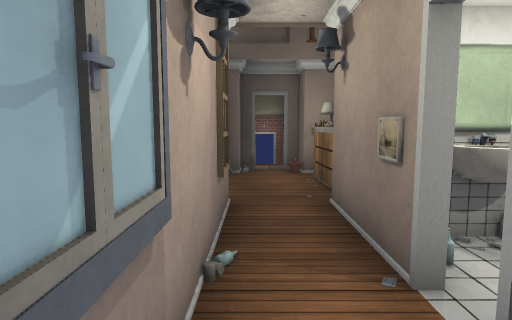
View 1 (above)

15 first-person views from a walk through a Unity game level. The camera is 1.5 m above the floor, tilts 6° down and sees 75° across. Doors are open. The floor is counted in squares, 1 m on a side. Each view is taken from the middle of a square. On the plan, view 1 faces up. The plan holds only what a view shows up to about 15 squares ahead; the rest is blank. The place goes on beyond the plan. The player character is not drawn. Some surface patterns are stand-ins.

View 2
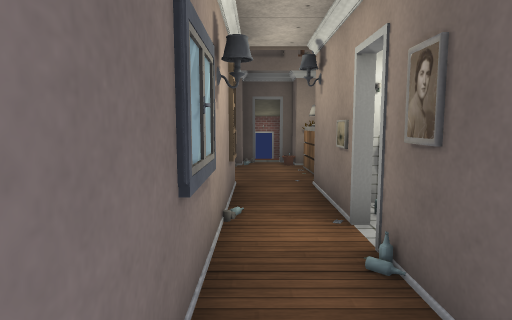

View 3
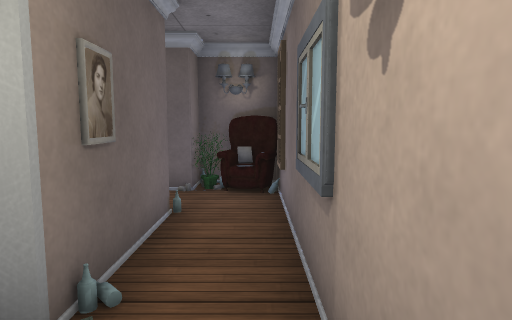

View 4
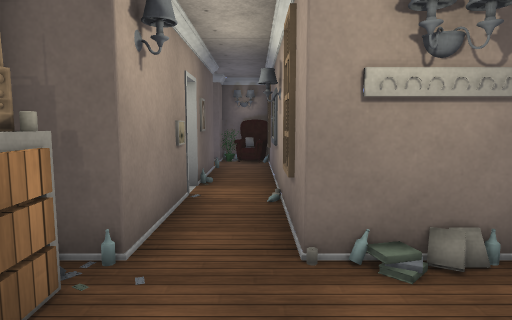

View 5
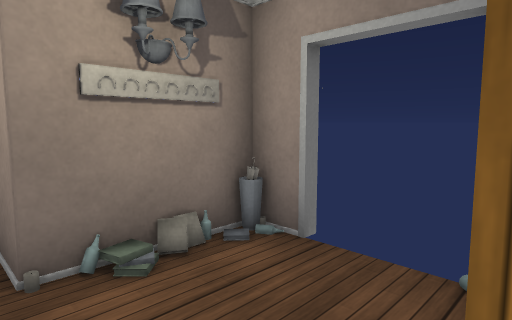

View 6
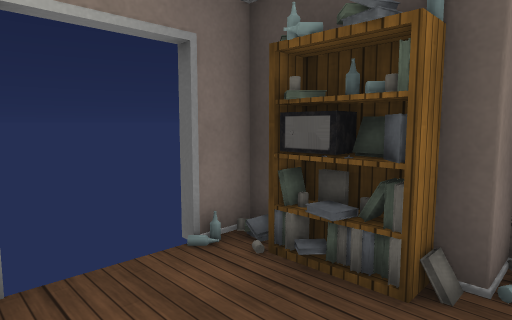

View 7
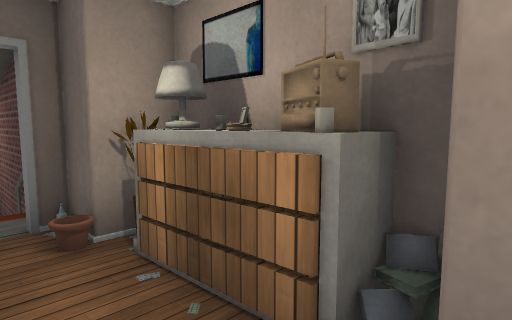

View 8
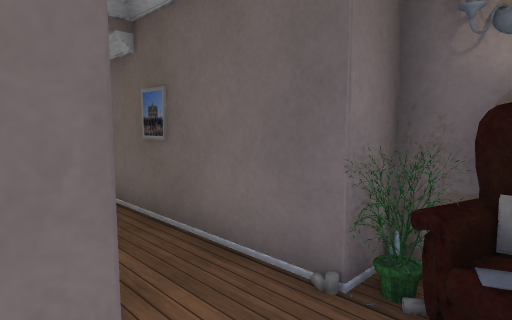

View 9
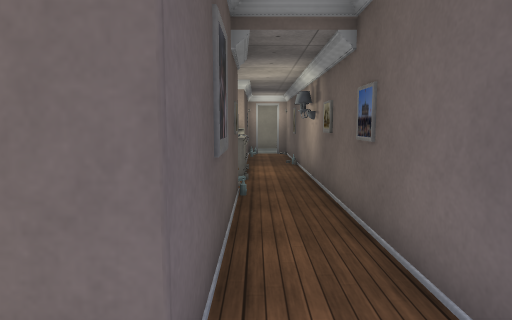

View 10
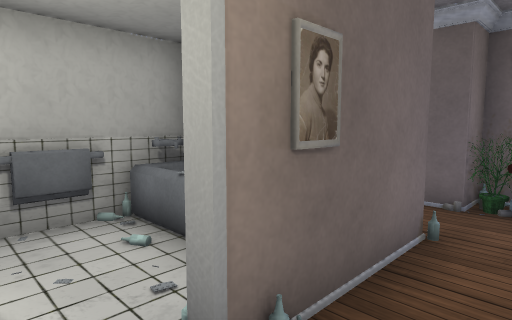

View 11
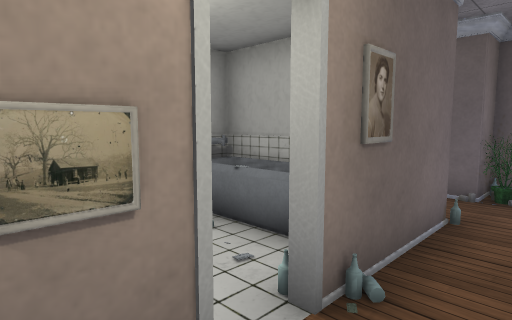

View 12
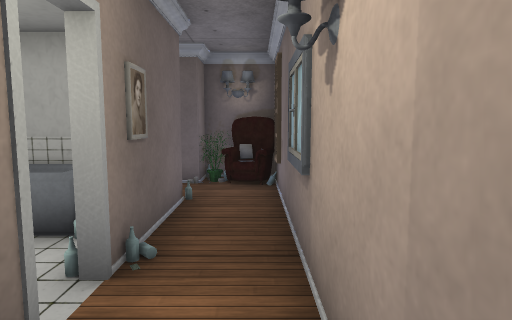

View 13
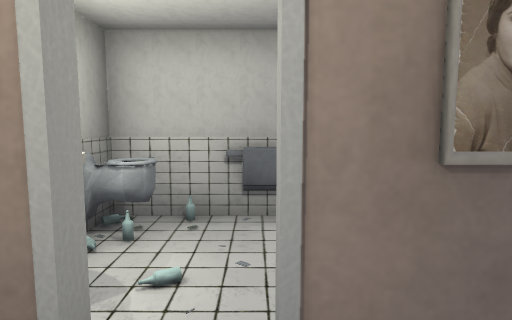

View 14
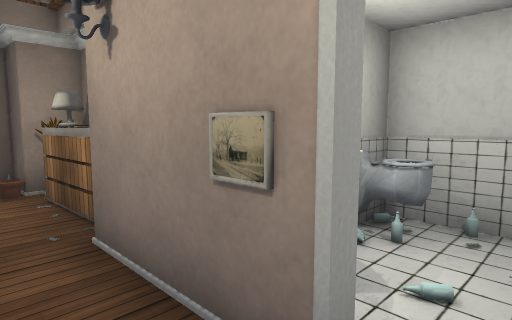

View 15
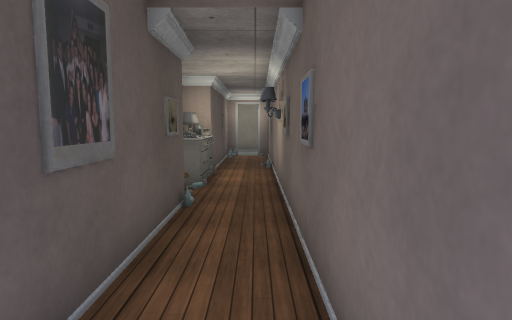

### Floor plan
Points are (right, up) in squares from view 1. A wall is a line through its corners. A room is listed if a view was taken in it or the views show most of it. See-through windows are left out.
Room 1 (views 1, 3, 8, 10, 11, 13, 14)
walls: (1.5, 0.4) (1.5, 2); (1.5, 2.9) (1.5, 4.5); (1.5, -1.6) (1.5, -0.4); (-0.5, 4.6) (-0.5, -1.5)
ways out: opening at (0.5, -1) to room 2; opening at (0, 5) to room 3; open door at (1.5, 2.5) to room 4
Room 2 (views 2, 9, 15)
walls: (0.4, -4.6) (1.5, -4.6) (1.5, -3.6) (8.5, -3.6); (-0.5, -1.5) (-0.5, -4.5); (7.5, -1.6) (1.5, -1.6)
ways out: opening at (0.5, -1) to room 1; opening at (8, -3)
objects: other object (0, -5); books (0, -4); plant (1, -4)
Room 3 (views 4, 5, 6, 7, 12)
walls: (-0.5, 5.6) (-0.5, 4.6); (-0.5, 10.4) (-1, 10.4); (2.7, 7.4) (2.7, 10.4) (1.5, 10.4); (0, 11.4) (-0.5, 11.4); (-3.5, 7.5) (-3.5, 6.4) (-1.4, 6.4); (1.5, 11.4) (0.9, 11.4); (1.5, 4.5) (1.5, 6.4) (2.6, 6.4); (-3.5, 10.5) (-3.5, 9.4)
ways out: opening at (0, 5) to room 1; open door at (0.5, 11)
objects: other object (-3, 7); other object (-3, 8); shelf (-3, 10); books (-2, 9); books (-2, 10); rack (-1, 6); books (-1, 10); radio (2, 7); drawers (2, 8) to (2, 9); other object (2, 10); books (3, 7)
Room 4 (no view inside)
walls: (3, 4.5) (2.5, 4.5); (3, -0.6) (5.4, -0.6) (5.4, 4.5)
ways out: open door at (1.5, 2.5) to room 1
objects: bathtub (2, 0) to (5, 1); other object (3, 4); toilet (4, 4) to (5, 4); other object (5, 2)

Positions as (right, up) in squares from view 1, and headings:
1: (0, 0), facing up
2: (0, -2), facing up
3: (0, 4), facing down
4: (0, 10), facing down
5: (0, 10), facing down-left
6: (0, 7), facing up-left
7: (0, 6), facing up-right
8: (0, -1), facing down-right
9: (0, -2), facing right
10: (0, 3), facing down-right
11: (0, 4), facing down-right
12: (0, 5), facing down
13: (0, 2), facing right
14: (0, 2), facing up-right
15: (1, -3), facing right
